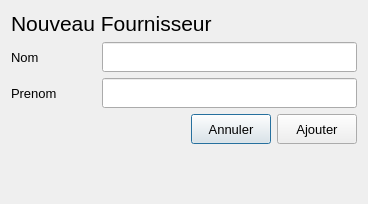
<?xml version="1.0" encoding="UTF-8"?>
<ui version="4.0">
 <class>Dialog</class>
 <widget class="QDialog" name="Dialog">
  <property name="geometry">
   <rect>
    <x>0</x>
    <y>0</y>
    <width>368</width>
    <height>204</height>
   </rect>
  </property>
  <property name="windowTitle">
   <string>Dialog</string>
  </property>
  <layout class="QVBoxLayout" name="verticalLayout_2">
   <item>
    <layout class="QHBoxLayout" name="horizontalLayout_3">
     <item>
      <widget class="QLabel" name="label">
       <property name="font">
        <font>
         <pointsize>16</pointsize>
        </font>
       </property>
       <property name="text">
        <string>Nouveau Fournisseur</string>
       </property>
      </widget>
     </item>
     <item>
      <spacer name="horizontalSpacer">
       <property name="orientation">
        <enum>Qt::Horizontal</enum>
       </property>
       <property name="sizeHint" stdset="0">
        <size>
         <width>40</width>
         <height>20</height>
        </size>
       </property>
      </spacer>
     </item>
    </layout>
   </item>
   <item>
    <layout class="QVBoxLayout" name="verticalLayout">
     <item>
      <layout class="QHBoxLayout" name="horizontalLayout">
       <item>
        <widget class="QLabel" name="label_2">
         <property name="minimumSize">
          <size>
           <width>85</width>
           <height>0</height>
          </size>
         </property>
         <property name="maximumSize">
          <size>
           <width>85</width>
           <height>16777215</height>
          </size>
         </property>
         <property name="font">
          <font>
           <pointsize>10</pointsize>
          </font>
         </property>
         <property name="text">
          <string>Nom</string>
         </property>
        </widget>
       </item>
       <item>
        <widget class="QLineEdit" name="nom_lineEdit">
         <property name="minimumSize">
          <size>
           <width>0</width>
           <height>30</height>
          </size>
         </property>
        </widget>
       </item>
      </layout>
     </item>
     <item>
      <layout class="QHBoxLayout" name="horizontalLayout_2">
       <item>
        <widget class="QLabel" name="label_3">
         <property name="minimumSize">
          <size>
           <width>85</width>
           <height>0</height>
          </size>
         </property>
         <property name="maximumSize">
          <size>
           <width>85</width>
           <height>16777215</height>
          </size>
         </property>
         <property name="font">
          <font>
           <pointsize>10</pointsize>
          </font>
         </property>
         <property name="text">
          <string>Prenom</string>
         </property>
        </widget>
       </item>
       <item>
        <widget class="QLineEdit" name="prenom_lineEdit">
         <property name="minimumSize">
          <size>
           <width>0</width>
           <height>30</height>
          </size>
         </property>
        </widget>
       </item>
      </layout>
     </item>
    </layout>
   </item>
   <item>
    <layout class="QHBoxLayout" name="horizontalLayout_4">
     <item>
      <spacer name="horizontalSpacer_2">
       <property name="orientation">
        <enum>Qt::Horizontal</enum>
       </property>
       <property name="sizeHint" stdset="0">
        <size>
         <width>40</width>
         <height>20</height>
        </size>
       </property>
      </spacer>
     </item>
     <item>
      <widget class="QPushButton" name="annuler_pushButton">
       <property name="minimumSize">
        <size>
         <width>80</width>
         <height>30</height>
        </size>
       </property>
       <property name="font">
        <font>
         <pointsize>10</pointsize>
         <weight>50</weight>
         <bold>false</bold>
        </font>
       </property>
       <property name="text">
        <string>Annuler</string>
       </property>
      </widget>
     </item>
     <item>
      <widget class="QPushButton" name="ajouter_pushButton">
       <property name="minimumSize">
        <size>
         <width>80</width>
         <height>30</height>
        </size>
       </property>
       <property name="font">
        <font>
         <pointsize>10</pointsize>
         <weight>50</weight>
         <bold>false</bold>
        </font>
       </property>
       <property name="text">
        <string>Ajouter</string>
       </property>
      </widget>
     </item>
    </layout>
   </item>
   <item>
    <spacer name="verticalSpacer">
     <property name="orientation">
      <enum>Qt::Vertical</enum>
     </property>
     <property name="sizeHint" stdset="0">
      <size>
       <width>20</width>
       <height>34</height>
      </size>
     </property>
    </spacer>
   </item>
  </layout>
 </widget>
 <resources/>
 <connections/>
</ui>
